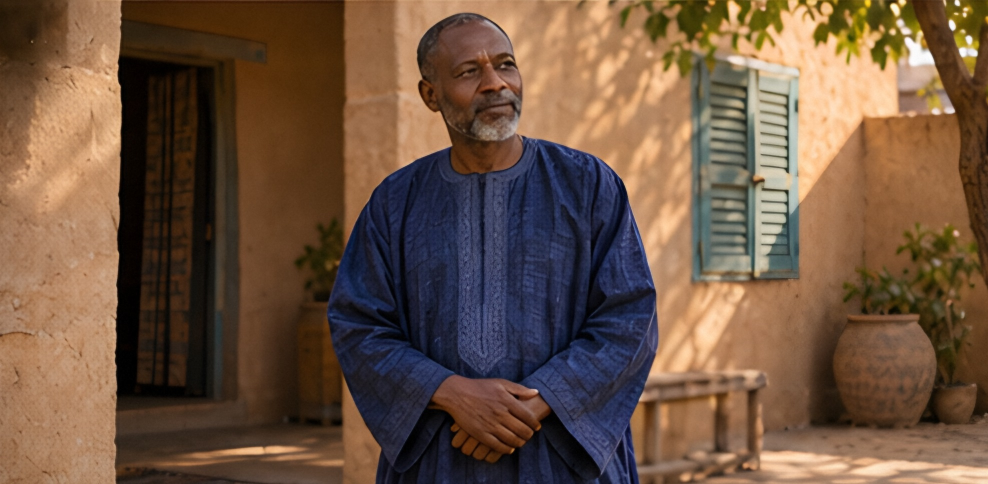
#> input picture Le_fil_de_la_paix/assets/img/v01.jpg, 1976 x 968 px (shown at 1/2 size); its folder holds 2 pictures in this run
$ python make_backdrops.py ../../Le_fil_de_la_paix/assets/img
#> lines starting #> are read from the running program, lines starting #| are printed output that depends on the picture
"""Fonds flous dérivés (9:16) pour les plans intégrés en bande — usage : python3 -I make_backdrops.py <dossier public/scenes>"""
import sys, os
from PIL import Image, ImageFilter, ImageEnhance
d = sys.argv[1]
W, H = 1080, 1920
for f in sorted(os.listdir(d)):
    if not f.endswith('.jpg') or f.startswith('bg_'):
        continue
    im = Image.open(os.path.join(d, f)).convert('RGB')
#> im is the input picture: PIL image 1976x968 RGB; mean R, G, B 110.6, 84.7, 65.3
    s = max(W / im.width, H / im.height) * 1.08
#> s = 2.14
    im = im.resize((int(im.width * s) + 1, int(im.height * s) + 1), Image.LANCZOS)
#> im: PIL image 4233x2074 RGB
    l = (im.width - W) // 2; t = (im.height - H) // 2
#> after `l = (im.width - W) // 2`: l = 1576
#> after `t = (im.height - H) // 2`: t = 77
    im = im.crop((l, t, l + W, t + H)).filter(ImageFilter.GaussianBlur(48))
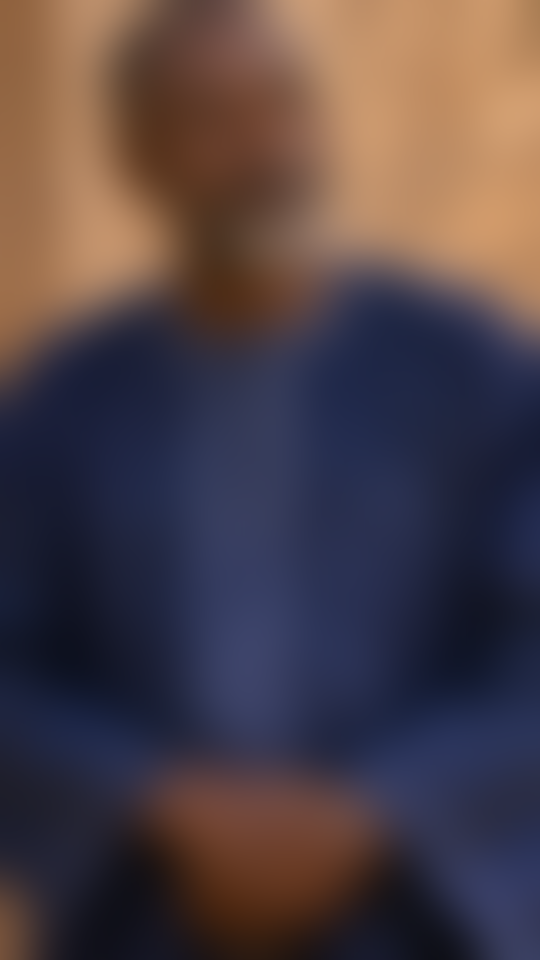
#> im: PIL image 1080x1920 RGB (shown at 1/2 size); mean R, G, B 78.2, 64.8, 69.8
    im = ImageEnhance.Brightness(im).enhance(0.5)
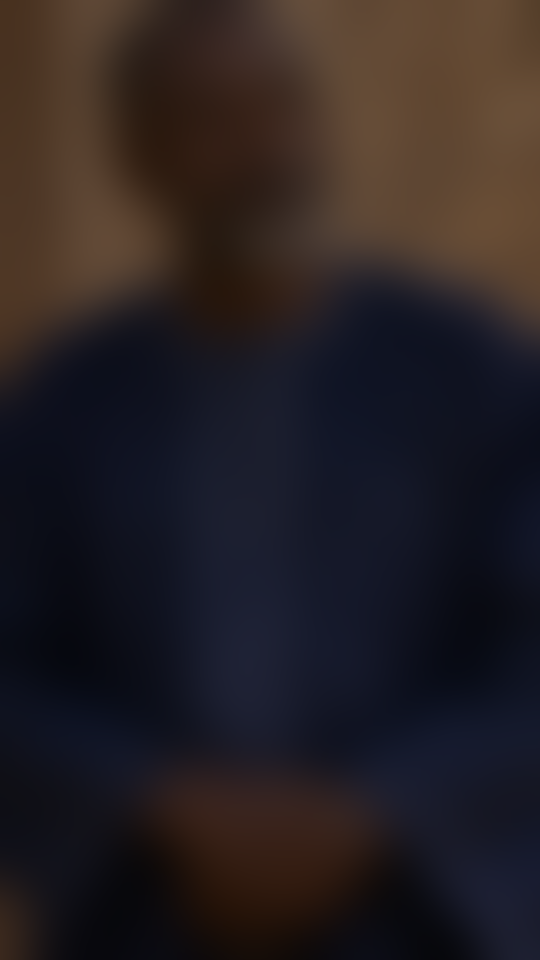
#> im: PIL image 1080x1920 RGB (shown at 1/2 size); mean R, G, B 38.9, 32.2, 34.6
    im = ImageEnhance.Color(im).enhance(0.85)
    im.save(os.path.join(d, 'bg_' + f), quality=90)
    print('bg_' + f)
#> pass 2 of the loop `for f in sorted(os.listdir(d)):`:
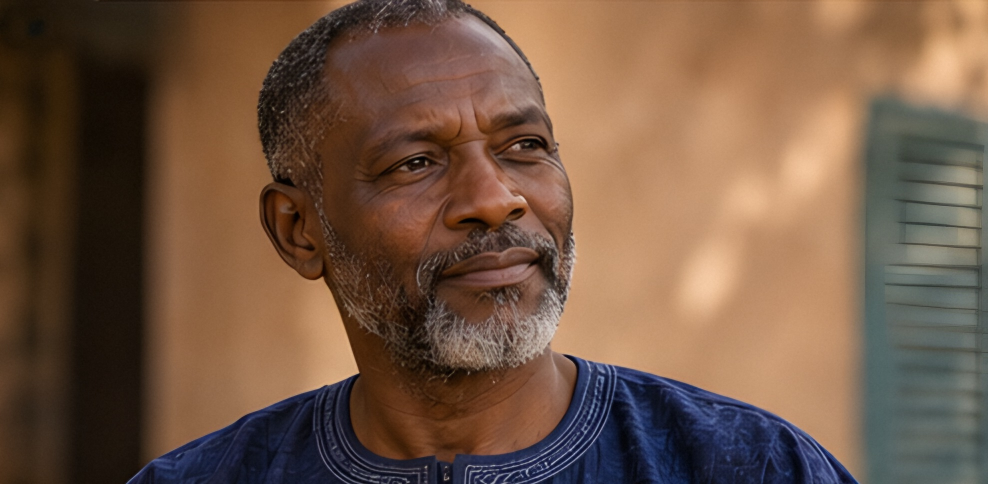
#> input picture Le_fil_de_la_paix/assets/img/v02.jpg, 1976 x 968 px (shown at 1/2 size)
#> im is the input picture: PIL image 1976x968 RGB; mean R, G, B 114.5, 87.1, 68
#> `im = im.crop((l, t, l + W, t + H)).filter(ImageFilter.GaussianBlur(48))`:
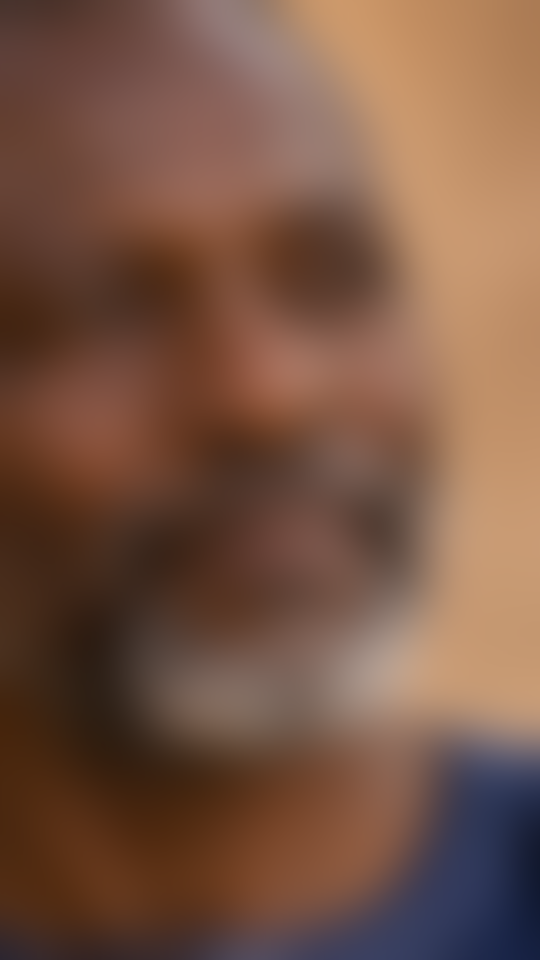
#> im: PIL image 1080x1920 RGB (shown at 1/2 size); mean R, G, B 120.6, 85.8, 68.2
#> `im = ImageEnhance.Brightness(im).enhance(0.5)`:
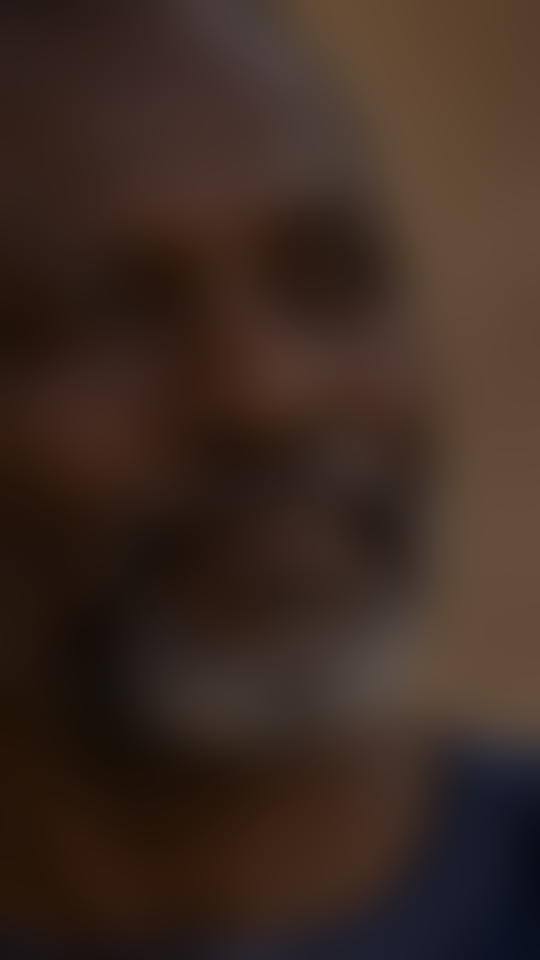
#> im: PIL image 1080x1920 RGB (shown at 1/2 size); mean R, G, B 60, 42.6, 33.8
